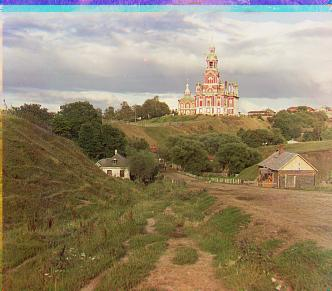
#> input picture proj1/single_scale_alignment/cathedral.jpg, 332 x 291 px, given as the content of the folder CS180_fa2026_proj1_data, which was not available
$ python align_images.py
#> lines starting #> are read from the running program, lines starting #| are printed output that depends on the picture; pictures that were not available may be replaced by others from this repository, and a replacement may not be noted
# CS180: Project 1 Image Alignment

import os
import glob
import numpy as np
import skimage as sk
import skimage.io as skio

data = "CS180_fa2026_proj1_data"

#---Single Scale Alignment---
output = "single_scale_alignment"
os.makedirs(output, exist_ok=True)

# Crop the images
def crop(im, ratio=0.85):
    print(f"Cropping...")
    height, width = im.shape
    cropped_height = int((1 - ratio) * height / 2)
    cropped_width = int((1 - ratio) * width / 2)
    print("Cropped")
    return im[cropped_height:height - cropped_height, cropped_width:width - cropped_width]


window = 15
# align the images
# functions that might be useful for aligning the images include:
# np.roll, np.sum, sk.transform.rescale (for multiscale)
# [16 lines left out: function align, not called in this run]


def single_scale_alignment(imname):
#> called with imname = '_only/cathedral.jpg'
    image_name = os.path.basename(imname)
    print(f"---Aligning {image_name}...---")
    # read in the image
    im = skio.imread(imname)
#> im is the input picture: shape (291, 332, 3); mean R, G, B 148.3, 134.8, 108.6

    # convert to double (might want to do this later on to save memory)
    im = sk.img_as_float(im)


    # compute the height of each part (just 1/3 of total)
    height = np.floor(im.shape[0] / 3.0).astype(int)
#> height = 97

    # separate color channels
    b = im[:height]
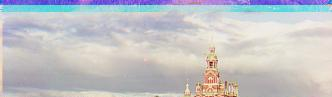
#> b: shape (97, 332, 3) float64; mean R, G, B 0.763, 0.764, 0.776
    g = im[height: 2*height]
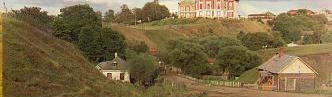
#> g: shape (97, 332, 3) float64; mean R, G, B 0.496, 0.425, 0.282
    r = im[2*height: 3*height]
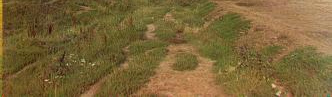
#> r: shape (97, 332, 3) float64; mean R, G, B 0.485, 0.396, 0.219

    b, g, r = crop(b), crop(g), crop(r)

    ag, ag_x, ag_y = align(g, b)
    ar, ar_x, ar_y = align(r, b)

    log_path = f"{output}/alignment_log.txt"
    with open(log_path, "a") as f:
        f.write(f"{image_name}: Green = ({ag_x}, {ag_y}), Red = ({ar_x}, {ar_y})\n")

    # create a color image
    im_out = np.dstack([ar, ag, b])
    im_out = np.clip(im_out, 0, 1)
    im_out = sk.img_as_ubyte(im_out)

    # save the image
    fname = f"{output}/{image_name}"
    skio.imsave(fname, im_out)
    print(f"---Aligned {image_name}---")


# Single scale alignment on .jpg images
open(f"{output}/alignment_log.txt", "w").close()
print("------SINGLE SCALE ALIGNMENT------")
for imname in glob.glob(os.path.join(data, "*.jpg")):
#> (the run stopped early here; a loop or call above may not have finished)
